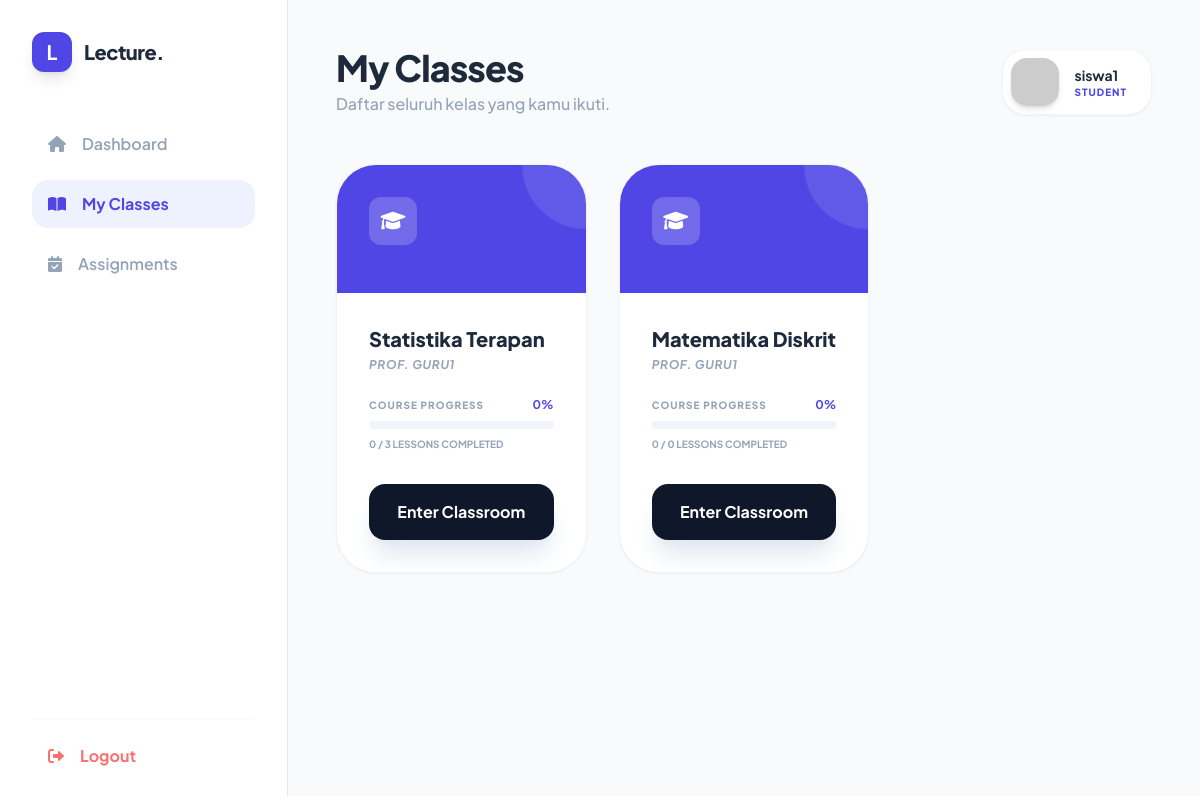
The app's page /class_detail.php (signed in) with its own data.
### tables this page shows
CREATE TABLE `courses` (
  `id` int(11) NOT NULL,
  `teacher_id` int(11) DEFAULT NULL,
  `title` varchar(100) NOT NULL,
  `class_code` varchar(10) DEFAULT NULL,
  `description` text DEFAULT NULL
);

CREATE TABLE `users` (
  `id` int(11) NOT NULL,
  `username` varchar(50) NOT NULL,
  `password` varchar(255) NOT NULL,
  `role` enum('teacher','student') NOT NULL
);

### class_detail.php (the view, shortened to what this page needs)
<?php
include 'koneksi.php';
$student_id = $_SESSION['user_id'];
$username = $_SESSION['username'];
$query_classes = "SELECT
                    c.*,
                    u.username as teacher_name,
                    (SELECT COUNT(*) FROM materials WHERE course_id = c.id) as total_materials,
                    (SELECT COUNT(*) FROM submissions s
                     JOIN materials m ON s.material_id = m.id
                     WHERE m.course_id = c.id AND s.student_id = '$student_id') as completed_tasks
                  FROM courses c
                  JOIN enrollments e ON c.id = e.course_id
                  JOIN users u ON c.teacher_id = u.id
                  WHERE e.student_id = '$student_id'
                  ORDER BY e.enrolled_at DESC";
$result_classes = mysqli_query($conn, $query_classes);
?>
<!DOCTYPE html>
<html lang="en">
<head>
    <script src="https://cdn.tailwindcss.com"></script>
    <link href="https://cdnjs.cloudflare.com/ajax/libs/font-awesome/6.0.0/css/all.min.css" rel="stylesheet">
</head>
<body class="flex min-h-screen">
    <aside class="w-72 bg-white border-r border-slate-200 hidden md:flex flex-col p-8 fixed h-full">
        <div class="flex items-center gap-3 mb-12">
            <div class="w-10 h-10 bg-indigo-600 rounded-xl flex items-center justify-center text-white font-bold text-xl shadow-lg">L</div>
            <span class="text-xl font-extrabold tracking-tight text-slate-800">Lecture.</span>
        </div>
        <nav class="space-y-3 flex-1">
            <a href="dashboard_student.php" class="flex items-center gap-4 text-slate-400 hover:text-indigo-600 hover:bg-indigo-50 px-4 py-3 rounded-2xl font-semibold transition">
                <i class="fa-solid fa-house"></i> Dashboard
            </a>
            <a href="class_detail.php" class="flex items-center gap-4 text-indigo-600 bg-indigo-50 px-4 py-3 rounded-2xl font-bold transition">
                <i class="fa-solid fa-book-open"></i> My Classes
            </a>
            <a href="assignments.php" class="flex items-center gap-4 text-slate-400 hover:text-indigo-600 hover:bg-indigo-50 px-4 py-3 rounded-2xl font-semibold transition">
                <i class="fa-solid fa-calendar-check"></i> Assignments
            </a>
        </nav>
        <a href="logout.php" class="flex items-center gap-4 text-red-400 hover:text-red-500 font-bold border-t border-slate-50 pt-6 px-4">
            <i class="fa-solid fa-right-from-bracket"></i> Logout
        </a>
    </aside>
    <main class="flex-1 md:ml-72 p-8 md:p-12">
        <header class="flex flex-col md:flex-row md:items-center justify-between gap-6 mb-12">
            <div>
                <h1 class="text-4xl font-black text-slate-800 tracking-tight">My Classes</h1>
                <p class="text-slate-400 font-medium mt-1">Daftar seluruh kelas yang kamu ikuti.</p>
            </div>
            <div class="flex items-center gap-4 bg-white p-2 pr-6 rounded-3xl border border-slate-100 shadow-sm">
                <img src="https://ui-avatars.com/api/?name=<?php echo $username; ?>&background=4f46e5&color=fff" class="w-12 h-12 rounded-2xl shadow-md">
                <div>
                    <p class="text-sm font-bold text-slate-800"><?php echo $username; ?></p>
                    <p class="text-[10px] font-black text-indigo-600 uppercase tracking-widest">Student</p>
                </div>
            </div>
        </header>
        <div class="grid grid-cols-1 md:grid-cols-2 lg:grid-cols-3 gap-8">
            <?php if(mysqli_num_rows($result_classes) > 0): ?>
                <?php while($row = mysqli_fetch_assoc($result_classes)):
                    $progress = ($row['total_materials'] > 0) ? ($row['completed_tasks'] / $row['total_materials']) * 100 : 0;
                ?>
                    <div class="bg-white rounded-[40px] border border-slate-100 shadow-sm hover:shadow-2xl hover:shadow-indigo-100/50 transition-all duration-500 overflow-hidden group">
                        <div class="h-32 bg-indigo-600 relative overflow-hidden p-8">
                            <div class="absolute top-0 right-0 w-32 h-32 bg-white/10 rounded-full -mr-16 -mt-16"></div>
                            <div class="relative z-10 w-12 h-12 bg-white/20 backdrop-blur-md rounded-xl flex items-center justify-center text-white text-xl">
                                <i class="fa-solid fa-graduation-cap"></i>
                            </div>
                        </div>
                        <div class="p-8">
                            <div class="mb-6">
                                <h3 class="font-black text-xl text-slate-800 mb-1 group-hover:text-indigo-600 transition-colors">
                                    <?php echo $row['title']; ?>
                                </h3>
                                <p class="text-slate-400 text-xs font-bold uppercase tracking-wider italic">
                                    Prof. <?php echo $row['teacher_name']; ?>
                                </p>
                            </div>
                            <div class="mb-8">
                                <div class="flex justify-between items-end mb-2">
                                    <span class="text-[10px] font-black text-slate-400 uppercase tracking-widest">Course Progress</span>
                                    <span class="text-xs font-bold text-indigo-600"><?php echo round($progress); ?>%</span>
                                </div>
                                <div class="w-full h-2 bg-slate-100 rounded-full overflow-hidden">
                                </div>
                                <p class="text-[10px] text-slate-400 mt-2 font-bold uppercase">
                                    <?php echo $row['completed_tasks']; ?> / <?php echo $row['total_materials']; ?> Lessons Completed
                                </p>
                            </div>
                            <a href="course_view.php?id=<?php echo $row['id']; ?>" class="block w-full text-center py-4 bg-slate-900 text-white font-bold rounded-2xl hover:bg-indigo-600 transition-all shadow-xl shadow-slate-200 active:scale-95">
                                Enter Classroom
                            </a>
                        </div>
                    </div>
                <?php endwhile; ?>
            <?php endif; ?>
        </div>
    </main>
</body>
</html>

### class_detail.php (style rules this page uses)
body { font-family: 'Plus Jakarta Sans', sans-serif; background-color: #F8FAFC; }

### records on screen
courses: title "Statistika Terapan", teacher.username "GURU1", progress "0", completed_tasks "0", total_materials "3"
courses: title "Matematika Diskrit", teacher.username "GURU1", progress "0", completed_tasks "0", total_materials "0"

### other values on screen
$username "siswa1"
